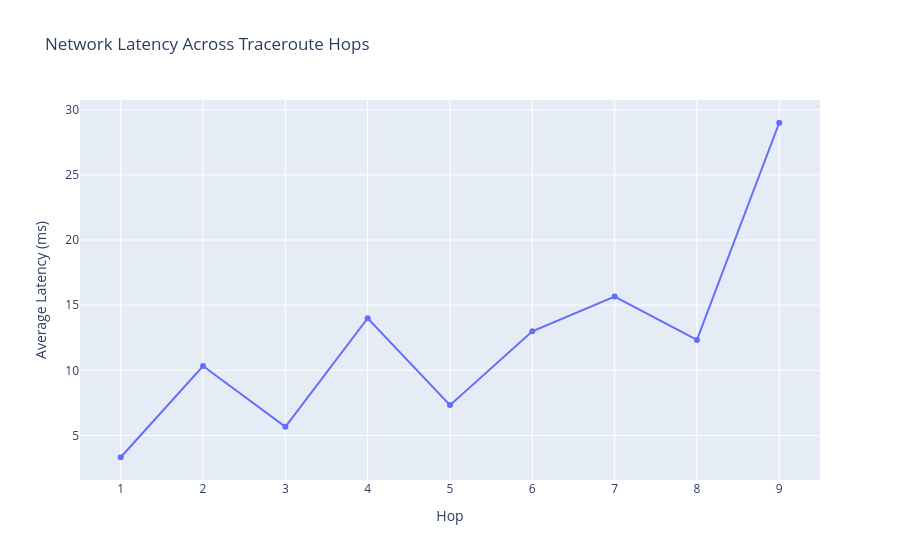

The cell this chart's notebook holds for it:
### Code cell
import plotly.express as px

valid_data = df.dropna(
    subset=["Average Latency (ms)"]
)

fig = px.line(
    valid_data,
    x="Hop",
    y="Average Latency (ms)",
    markers=True,
    title="Network Latency Across Traceroute Hops",
    hover_data=["IP Address"]
)

fig.show()

### Figure 1 — Plotly figure (JSON) as saved in the notebook; plotly's stock layout.template omitted (floating-point values rounded to 4 significant figures)
{"data": [{"customdata": [["192.168.1.254"], ["202.166.192.2"], ["202.79.40.215"], ["202.79.42.138"], ["202.79.37.46"], ["202.79.41.170"], ["202.79.41.128"], ["72.9.128.67"], ["103.225.212.15"]], "hovertemplate": "Hop=%{x}<br>Average Latency (ms)=%{y}<br>IP Address=%{customdata[0]}<extra></extra>", "legendgroup": "", "line": {"color": "#636efa", "dash": "solid"}, "marker": {"symbol": "circle"}, "mode": "lines+markers", "name": "", "orientation": "v", "showlegend": false, "type": "scatter", "x": [1, 2, 3, 4, 5, 6, 7, 8, 9], "xaxis": "x", "y": [3.333, 10.33, 5.667, 14.0, 7.333, 13.0, 15.67, 12.33, 29.0], "yaxis": "y"}], "layout": {"legend": {"tracegroupgap": 0}, "title": {"text": "Network Latency Across Traceroute Hops"}, "xaxis": {"anchor": "y", "domain": [0, 1], "title": {"text": "Hop"}}, "yaxis": {"anchor": "x", "domain": [0, 1], "title": {"text": "Average Latency (ms)"}}}}
